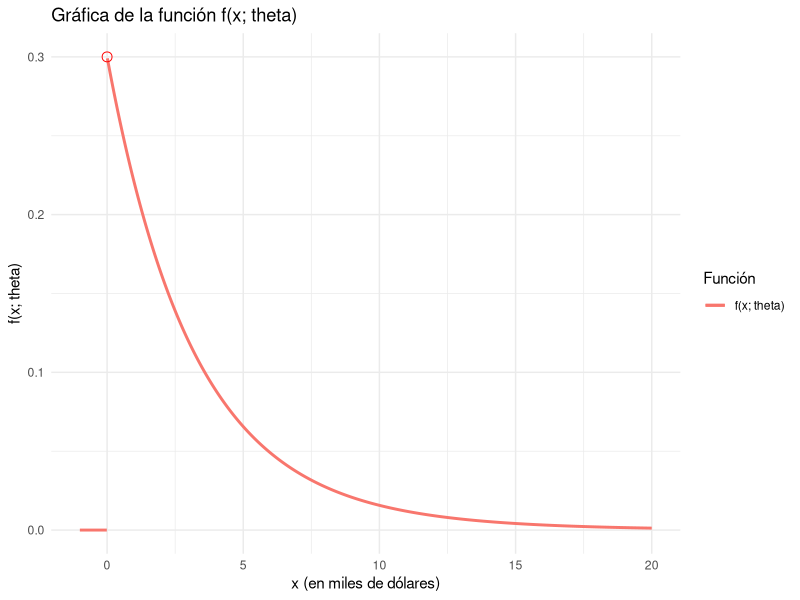

This figure's R source:
## ---- chunk 1
ndatos<- 5
conteo_siniestros <- 120
alpha<- 4
theta <- 5

lambdahat <- (conteo_siniestros + alpha - 1)*(theta/(ndatos*theta + 1))
## ---- chunk 2
# Definimos la función que queremos minimizar
alpha <- conteo_siniestros + 4 - 1
theta <- 5/(ndatos*5 + 1)

funcion_objetivo <- function(x) {
  return(qgamma(pgamma(x, shape=alpha, scale = theta)+.95, shape=alpha, scale = theta)-x)
}

# Utilizamos la función optim() para encontrar el mínimo
resultado <- optim(par=lambdahat, fn=funcion_objetivo, method="L-BFGS-B", lower = 0, upper = 20.25839)


# Imprimimos el resultado
print(paste0("El intervalo de máxima densidad posterior al 95% para lambda es: [", resultado$par, ",", resultado$par+resultado$value,"]"))

## ---- chunk 3
sumaReclamaciones <- 1500 + 6000 + 3500 + 3800 + 1800 + 5500 + 4800 + 4200 + 3900 + 3000

alpha <- 12

n=10

beta_gorro <- sumaReclamaciones/(n*alpha)

lower_incomplete_gamma <- function(a, x) {
  gamma(a) * pgamma(x, shape = a, rate = 1, lower.tail = TRUE)
}

estimador <- 1 - lower_incomplete_gamma(alpha, 6000/beta_gorro)/gamma(alpha)

## ---- chunk 4
library(ggplot2)

lambda1 <- 1/3
lambda2 <- 1/5

# Define the function f(x; theta)
densidadMezcla <- function(x, lambda1 = 1/3, lambda2 = 1/5) {
  0.75 * dexp(x, rate = lambda1) + 0.25 * dexp(x, rate = lambda2)
}

probabilidadMezcla <- function(x, lambda1 = 1/3, lambda2 = 1/5) {
  0.75 * pexp(x, rate = lambda1) + 0.25 * pexp(x, rate = lambda2)
}

# Create a dataset to plot using geom_line
data_points <- data.frame(x = seq(-1, 20, by = 0.01))
data_points$y <- densidadMezcla(data_points$x)

# Split the data at x=0
data_left <- subset(data_points, x < 0)
data_right <- subset(data_points, x > 0)

# Plot the function in the interval [-1, 20]
ggplot() +
  geom_line(data = data_left, aes(x = x, y = y, colour = "f(x; theta)"), size = 1) +
  geom_line(data = data_right, aes(x = x, y = y, colour = "f(x; theta)"), size = 1) +
  geom_point(aes(x = 0, y = densidadMezcla(0)), color = "red", size = 3, shape = 1) +
  labs(title = "Gráfica de la función f(x; theta)",
       x = "x (en miles de dólares)",
       y = "f(x; theta)",
       colour = "Función") +
  theme_minimal()

